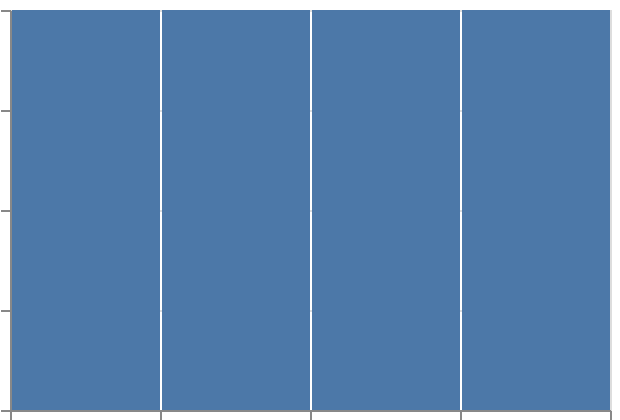

The Vega-Lite source for this figure:
### Vega-Lite specification from a JSON file in a GitHub repository (floating-point values rounded to 4 significant figures)
{"$schema": "https://vega.github.io/schema/vega-lite/v6.json", "padding": 5, "autosize": "none", "width": 300, "height": 200, "data": {"name": "table", "values": [{"c": "A", "g": "p", "x": 1, "y": 2, "v": 5, "t": "2024-01-15", "o": {"v": 3}, "IMDB Rating": 6.1, "d": "x1"}, {"c": "B", "g": "q", "x": 2, "y": 4, "v": 9, "t": "2024-02-20", "o": {"v": 7}, "IMDB Rating": 7.4, "d": "x2"}, {"c": "A", "g": "q", "x": 3, "y": 3, "v": 2, "t": "2024-03-05", "o": {"v": 1}, "IMDB Rating": 5.2, "d": "x1"}, {"c": "C", "g": "p", "x": 4, "y": 6, "v": 7, "t": "2024-05-30", "o": {"v": 4}, "IMDB Rating": 8.8, "d": "x3"}, {"c": "B", "g": "p", "x": 5, "y": 5, "v": 4, "t": "2024-07-11", "o": {"v": 9}, "IMDB Rating": 6.9, "d": "x2"}, {"c": "C", "g": "q", "x": 6, "y": 8, "v": 6, "t": "2024-09-02", "o": {"v": 2}, "IMDB Rating": 7.7, "d": "x3"}, {"c": "A", "g": "p", "x": 7, "y": 7, "v": 8, "t": "2024-11-25", "o": {"v": 5}, "IMDB Rating": 4.4, "d": "x1"}, {"c": "B", "g": "q", "x": 8, "y": 9, "v": 3, "t": "2024-12-31", "o": {"v": 8}, "IMDB Rating": 9.1, "d": "x2"}]}, "mark": "bar", "encoding": {"x": {"field": "v", "type": "quantitative", "bin": {"nice": false, "maxbins": 5}}, "y": {"aggregate": "count", "type": "quantitative"}}}
